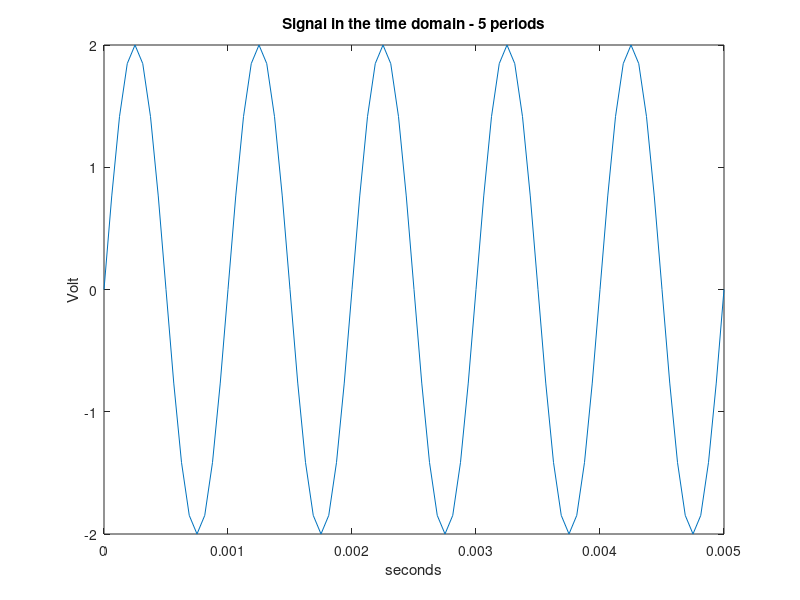

The MATLAB source for this figure:
function FunctionA()
    A = 2;
    f_0 = 1000;
    D = 2;
    F_e = 16000;
    T_e = 1/F_e;
    n = 0:T_e:5*1/f_0;
    x = A * sin(2*pi*f_0*n);
    figure;
    plot(n,x);
    title('Signal in the time domain - 5 periods');
    xlabel('seconds');
    ylabel('Volt');